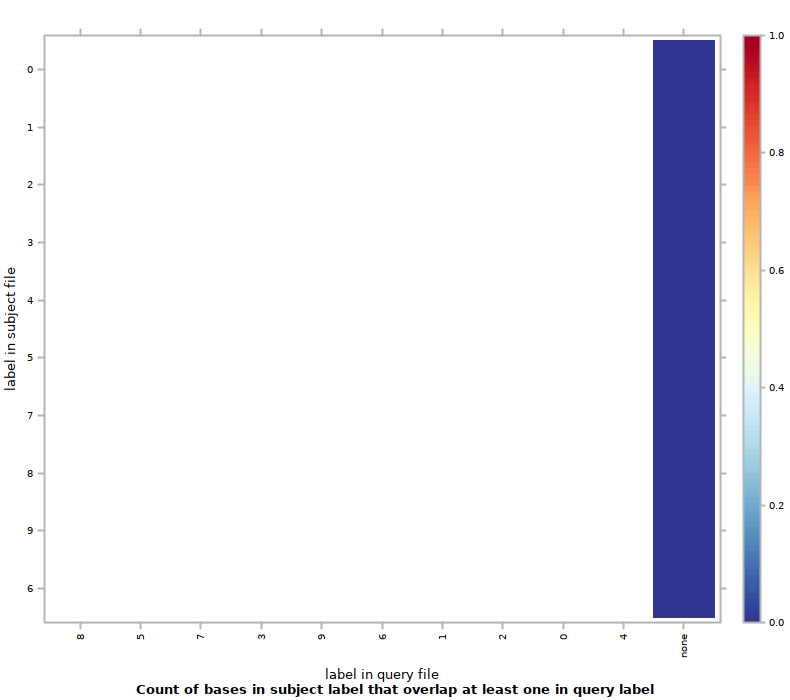

Write R code to recreate this figure.
#!/usr/bin/env Rscript
## transcript produced by Segtools 1.1.14

segtools.r.dirname <-
  system2("python",
          c("-c", "'import segtools; print segtools.get_r_dirname()'"),
          stdout = TRUE)

source(file.path(segtools.r.dirname, 'common.R'))
source(file.path(segtools.r.dirname, 'overlap.R'))
save.overlap.performance('./K5ex30bp1bp/overlap-ordered', 'overlap.performance', './K5ex30bp1bp/overlap-ordered/overlap.tab', row.normalize = 'FALSE', mnemonic_file = './K5ex30bp1bp/overlap-direct/mnemonics1_new.txt', clobber = FALSE, col_mnemonic_file = './K5ex30bp1bp/overlap-direct/mnemonics2_new.txt')
save.overlap.heatmap('./K5ex30bp1bp/overlap-ordered', 'overlap', './K5ex30bp1bp/overlap-ordered/overlap.tab', clobber = FALSE, col_mnemonic_file = './K5ex30bp1bp/overlap-direct/mnemonics2_new.txt', cluster = FALSE, max_contrast = FALSE, row.normalize = 'FALSE', mnemonic_file = './K5ex30bp1bp/overlap-direct/mnemonics1_new.txt')
